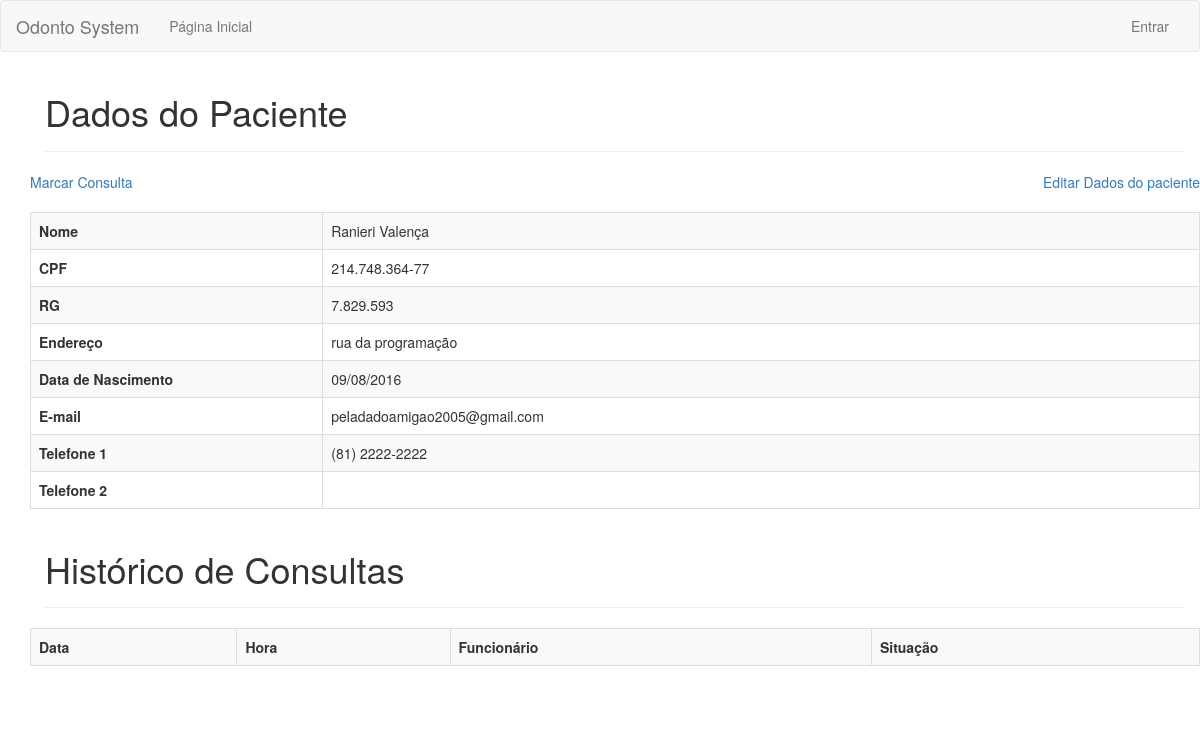
/php/paciente.php?id=5, run on an earlier commit of the app's database.
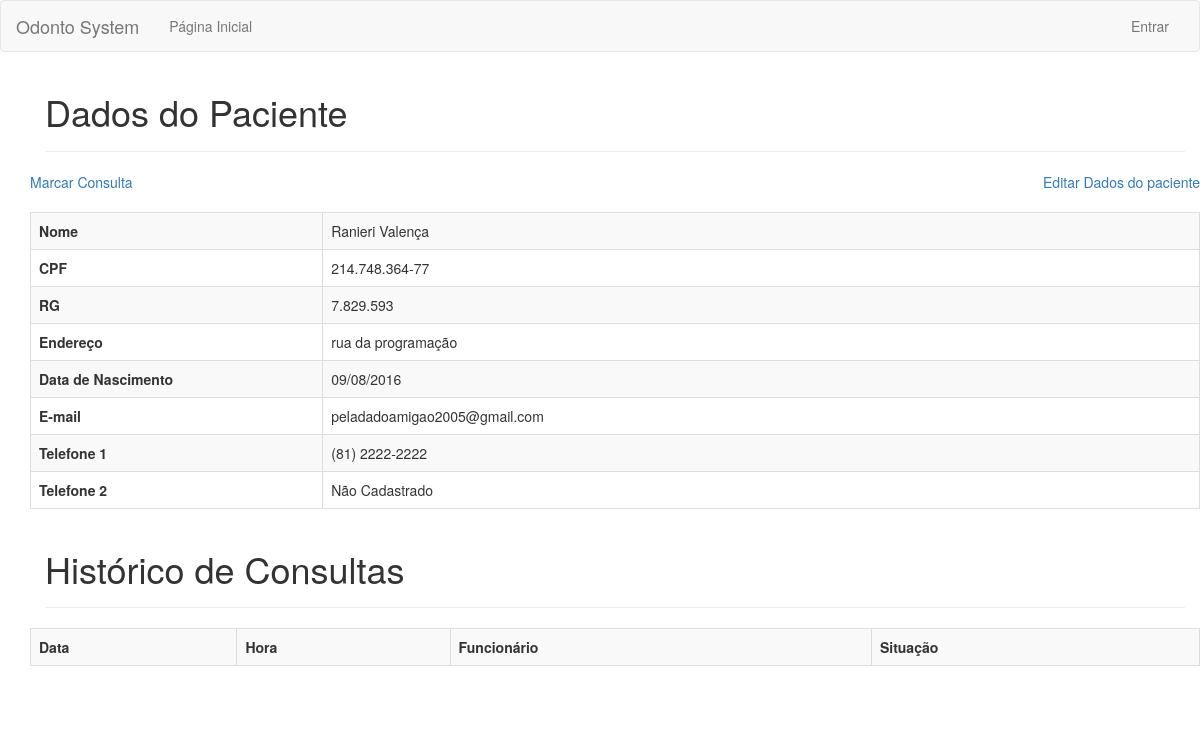
And on a later commit of the database.
### tables this page shows
CREATE TABLE `pacientes` (
  `pac_id` int(11) NOT NULL,
  `pac_nome` varchar(100) NOT NULL,
  `pac_endereco` varchar(200) NOT NULL,
  `pac_rg` varchar(10) NOT NULL,
  `pac_cpf` varchar(14) NOT NULL,
  `pac_email` varchar(50) NOT NULL,
  `pac_data_nasc` date NOT NULL,
  `pac_telefone_1` varchar(15) NOT NULL,
  `pac_telefone_2` varchar(15) DEFAULT NULL
);

### php/paciente.php (the view, shortened to what this page needs)
<?php
require_once 'cabecalho.php';
$id = $_GET['id'];
$sql = "SELECT * FROM pacientes WHERE pac_id = '$id'";
$result = mysqli_query($connection, $sql);
$array = mysqli_fetch_array($result);
?>
<div class="container marketing">
	<div class="container theme-showcase" role="main">
		<div id="cadastro_pac" class="page-header">
			<h1>Dados do Paciente</h1>
		</div>
		<div class="row">
			<a href="editar_dados.php?id=<?= $id ?>" class="edit">Editar Dados do paciente</a>
			<a href="consulta.php?id=<?= $id ?>" class="marcar">Marcar Consulta</a>
			<br>
			<br>
				<table class='table table-striped table-bordered'>
					<tr>
						<td class='td_one'><b>Nome</b></td>
						<td><?= $array['pac_nome'] ?></td>
					</tr>
					<tr>
						<td class='td_one'><b>CPF</b></td>
						<td><?= $array['pac_cpf'] ?></td>
					</tr>
					<tr>
						<td class='td_one'><b>RG</b></td>
						<td><?= $array['pac_rg'] ?></td>
					</tr>
					<tr>
						<td class='td_one'><b>Endereço</b></td>
						<td><?= $array['pac_endereco'] ?></td>
					</tr>
					<tr>
						<td class='td_one'><b>Data de Nascimento</b></td>
						<td><?= date_format(new DateTime($array['pac_data_nasc']), "d/m/Y") ?></td>
					</tr>
					<tr>
						<td class='td_one'><b>E-mail</b></td>
						<td><?= $array['pac_email'] ?></td>
					</tr>
					<tr>
						<td class='td_one'><b>Telefone 1</b></td>
						<td><?= $array['pac_telefone_1'] ?></td>
					</tr>
					<tr>
						<td class='td_one'><b>Telefone 2</b></td>
						<td><?= $array['pac_telefone_2'] ?></td>
					</tr>
				</table>
		</div>
		<div id="cadastro_pac" class="page-header">
			<h1>Histórico de Consultas</h1>
		</div>
		<div class="row">
			<table class='table table-striped table-bordered'>
				<tr>
					<th>Data</th>
					<th>Hora</th>
					<th>Funcionário</th>
					<th>Situação</th>
				</tr>
			</table>
		</div>
	</div>
	<br>
	<br>
<?php
require_once 'rodape.php';
?>

### php/cabecalho.php (shortened to what this page needs)
<?php
function isLogged() {
  return isset($_SESSION['usuario']);
}
?>
<!DOCTYPE html>
<html lang="pt-br">
<head>
    <link href="../css/bootstrap.min.css" rel="stylesheet">
    <link href="../css/signin.css" rel="stylesheet">
    <link href="../css/ie10-viewport-bug-workaround.css" rel="stylesheet">
</head>
<body>
	<nav class="navbar navbar-default">
  <div class="container-fluid">
    <div class="navbar-header">
      <a class="navbar-brand" href="home.php">Odonto System</a>
    </div>
    <div class="collapse navbar-collapse" id="bs-example-navbar-collapse-1">
      <ul class="nav navbar-nav">
        <li class="list_item"><a href="home.php">Página Inicial</a></li>
      </ul>
      <?php
      if(!isLogged()) {
      ?>
      <ul class="nav navbar-nav navbar-right">
        <li class="list_item"><a href="login.php">Entrar</a></li>
      </ul>
      <?php
      }
      ?>
    </div>
  </div>
</nav>

### php/rodape.php (shortened to what this page needs)
    </div>
</body>
</html>

### php/cabecalho.php (style rules this page uses)
.page-header { margin-top: 10px; }

### php/paciente.php (style rules this page uses)
.td_one { width: 25%; }
.edit, .status { float: right; }
.marcar { float: left; }

What changed in the data, as far as the page shows it:
changed pacientes "Ranieri Valença": pac_telefone_2 (not shown) → "Não Cadastrado"
